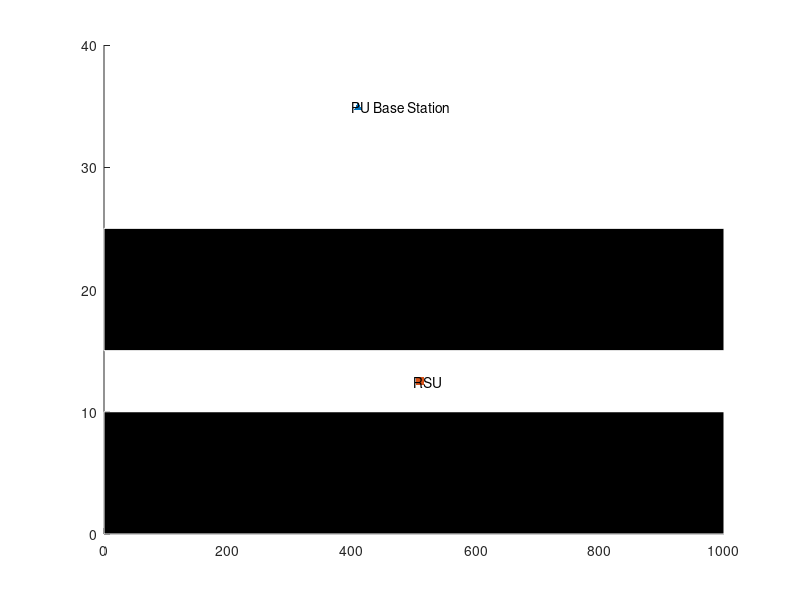

MATLAB code to generate this figure: (Note: this script raises an error after producing the figure.)
%%
clear;
clc;
clf;
close all;
%%
%road building
highwayL=[1000,40];
PU_c= [400 35];
RSU_c= [500 12.5];
axis([0 highwayL(1) 0 highwayL(2)]);
hold on;
rectangle('Position',[0,0,highwayL(1),10],'FaceColor','black','EdgeColor','white');
rectangle('Position',[0,15,highwayL(1),10],'FaceColor','black','EdgeColor','white');
scatter(PU_c(1)+10,PU_c(2),'^','filled');
scatter(RSU_c(1)+10,RSU_c(2),'s','filled');
text(PU_c(1),PU_c(2),'PU Base Station');
text(RSU_c(1),RSU_c(2),'RSU');
%%
%pu status
pu=randi([0,1],1,10);
wt=randi([5,15],1,10);
F1=500*(10^6);    Fs=1200*(10^6);% Carrier & Sampling freq
%%
% TV Tx. s/l generation
%N=1000;
t=0:0.00001:0.01;
x=4*sin(2*pi*100*t); 
A=3*ammod(x,F1,Fs);
%%
% Filtere for receiver at SU
ww1=fdesign.bandpass('N,F3dB1,F3dB2',8,490*(10^6),510*(10^6),Fs);
Hd1=design(ww1,'butter');
pfa=0:0.1:1;%pfa values
%N=4;
%%
%numero=1;
% For varying SUs number
for N=2:2:4
for rg=1:length(pfa)
    SUy=randi([1 24],1,N);
    % Y axis position of SUs to align them on road (based on image)
    for k=1:N    
        if SUy(k)<10       
            SUx(k)=randi([0 150],1,1);    
        elseif SUy(k)>15        
            SUx(k)=randi([850 1000],1,1);    
        else
            SUy(k)=randi([1 9],1,1);
            SUx(k)=randi([0 150],1,1);    
        end
    end
   
    % Assign speeds for nodes (in m/s)
    speed=randi([8,16],1,N);
    %totaltime=sum(wt);
    %MAJ=[zeros(1,totaltime)];
    title(sprintf('Number of Secondary Users : %g',N));
    taggedSU=randi([1,N],1,1);
   sf=zeros([1,N]);
   st=randi([2,9],1,N);
    %st(taggedSU)=7;
    time=0;
    cmp=[];
    res=[];
    %spread sheet
    delete('data6.xlsx')
    col={'ACSS','ener_cal','dis_meas','Time','weight_det'};
    xlswrite('data6.xlsx',col,'Sheet1','A1')
    for i=1:10
        for j=1:wt(i)
            time=time+1;
            %sensing and reporting phase
            a=scatter(SUx,SUy,'b','filled');   
            
            for k=1:N
            if (rem(time,((sf(k)*10)+st(k)))==0)
                sf(k)=sf(k)+1;
            dist=sqrt(((SUx(k)-PU_c(1))^2+(SUy(k)-PU_c(2))^2));
            pathloss= 3*dist^(-0.5);
            PU=pathloss*pu(i)*A;
            %snr=250/dist;
            snrv=-5;
            %snrv=-0.6*speed(k);
            if(pu(i)==1)
            PU1=awgn(PU,snrv,'measured');
            else
            PU1=awgn(PU,snrv);
            end
            z=sum(abs(filter(Hd1,PU1)).^2); 
            if(k==taggedSU)
                ACSS=1;
                cmp=[cmp pu(i)];
            else
                ACSS=0;
            end
            %sending information to RSU`
            toRSU=fskmodulation(ACSS,ceil(z),ceil(dist),ceil(time));
            %numero=numero+1;
            %AT RSU
      data=fskdemodulation(toRSU);
      y=[];
       %Q=vertcat(Q,data);
       if (data(1,1)==1)
      writematrix(data,'data6.xlsx','Sheet','sheet1','WriteMode','Append');
      A1=readmatrix('data6.xlsx');
      B=sortrows(A1,4,'descend');
      sum1=0;
      weightsum=0;
      %if((prod(size(B))/5)>10)
      %    qq=10;
      %else
      %   qq=prod(size(B))/5;
      %end
      check=[];
      qq=1;
      while(qq<=size(B,1) & (data(1,4)-B(qq,4))<=10 & qq<=10)
         fis=readfis('weight_dete.fis');
        weight(qq)=evalfis(fis,[B(qq,3) (data(1,4)-B(qq,4))]);
        check=[check [B(qq,3) (data(1,4)-B(qq,4))]];
        y=[y weight(qq)];
        %sprintf('Weight : %g',weight(i));
        sum1=sum1+weight(qq)*B(qq,2);
        weightsum=weightsum+weight(qq);
        qq=qq+1;
      end
      sum1=sum1/(weightsum);
     %pfa=0.1;
     Nsam=1000;
     y=y./(sum(y));
     SNR=0.1; %-10db
     func1=sqrt(2*Nsam*(y(1)^2+sum(y(2:end).^2)*(SNR+1)^2));
     func2=Nsam*(y(1)+sum(y(2:end))*(SNR+1));
     thresh=(qfuncinv(pfa(rg))*func1+func2);
     writematrix(check,'data6.xlsx','Sheet','sheet3','WriteMode','Append'); 
     writematrix([data(2),sum1,thresh],'data6.xlsx','Sheet','sheet2','WriteMode','Append'); 
    if(sum1>thresh)
        res=[res 1];
    else
        res=[res 0];
    end
     
 else
 %numero=numero+1;
 %xlswrite('data6.xlsx',data,'section II',['A' num2str(numero)]);
 writematrix(data,'data6.xlsx','Sheet','sheet1','WriteMode','Append');
 
 end
            
            %nvar = 1/snr;   
            %nSample=length(PU1);    
            % Setting threshold
            %AT RSU
           
            end
            end
            for z=1:N
            if SUy(z)<=10&&SUy(z)>=0;
                SUx(z)=SUx(z)+speed(z)/4;       
            elseif SUy(z)>=15&&SUy(z)<=25;           
                SUx(z)=SUx(z)-speed(z)/4;        
            end
            end
            pause(0.01);
    set(a,'Visible','off'); 
        end
    end
res=res
cmp=cmp
pd(rg+((N/2)-1)*length(pfa))=(sum(res==1 &cmp==1)/sum(cmp==1));
%pmd(rg)=sum(cmp==1&res==0)/length(cmp);
%pfap(rg)=sum(res==0)/length(cmp); 
end
end

%N=strtn:5:endn;
rg=1:length(pfa);
figure(2);
%subplot 311; 
plot(pfa,pd(1:length(pfa)));
title 'PROBABILITY OF DETECTION';  
ylim([-0.2 1.2]); grid; 
xlabel 'pfa';
ylabel 'Qd';
hold on
plot(pfa,pd(length(pfa)+1:end));
legend('N=2','N=4');


